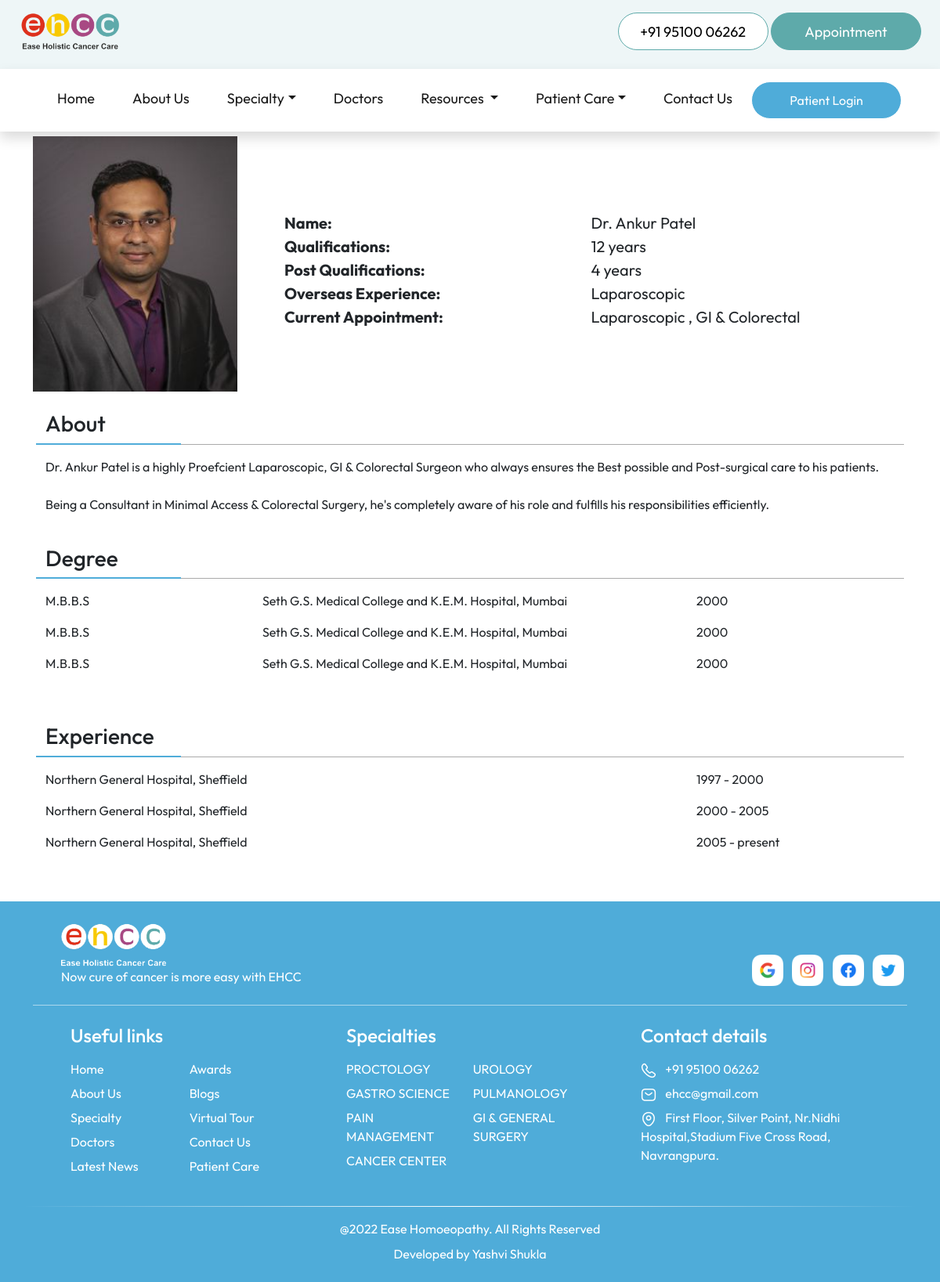
Screenshot of /doctorInfo/1/ with the database file from the repository.
### tables this page shows
CREATE TABLE "doctors" (
	"id"	INTEGER,
	"name"	TEXT,
	"current_appointment"	TEXT,
	"profile_image"	TEXT
);

CREATE TABLE "doctor_profile" (
	"id"	INTEGER,
	"qualification"	TEXT,
	"post_qualification"	TEXT,
	"overseas_qualification"	TEXT,
	"current_appointment"	TEXT,
	"about"	TEXT
);

CREATE TABLE "doctor_degree" (
	"id"	INTEGER,
	"degree"	TEXT,
	"institute"	INTEGER,
	"year"	INTEGER
);

CREATE TABLE "doctor_experience" (
	"id"	INTEGER,
	"organization"	INTEGER,
	"from_year"	INTEGER,
	"to_year"	TEXT
);

CREATE TABLE "social_links" (
	"social_name"	TEXT,
	"social_link"	TEXT
);

CREATE TABLE "specialty" (
	"id"	INTEGER,
	"name"	TEXT,
	"description"	TEXT
, "illustration"	TEXT);

### flask_app.py (the view)
@app.route('/doctorInfo/<string:id>/')
def doctorsInfo(id):
    database_connection = sqlite3.connect(database_location)
    database_cursor = database_connection.cursor()
    doctor_data = database_cursor.execute("SELECT * FROM doctors WHERE id = ?",(int(id),))
    doctor_data = doctor_data.fetchone()
    if doctor_data == None:
        return redirect(url_for('index'))
    doctor_profile = database_cursor.execute("SELECT * FROM doctor_profile WHERE id = ?",(int(id),))
    doctor_profile = doctor_profile.fetchone()
    temp = list(doctor_profile)
    temp[5] = temp[5].replace("\r","")
    temp[5] = temp[5].split("\n")
    doctor_profile = temp
    print(temp)
    doctor_degree = database_cursor.execute("SELECT * FROM doctor_degree WHERE id = ?",(int(id),))
    doctor_degree = doctor_degree.fetchall()
    doctor_experience = database_cursor.execute("SELECT * FROM doctor_experience WHERE id = ?",(int(id),))
    doctor_experience = doctor_experience.fetchall()
    database_connection.commit()
    database_connection.close()
    return render_template('doctorInfo.html',social_links=social_links, doctor_data=doctor_data, doctor_profile=doctor_profile, doctor_degree=doctor_degree, doctor_experience=doctor_experience,navbar_specialties=navbar_specialties, navbar_diseases=navbar_diseases)

### templates/doctorInfo.html (shortened to what this page needs)
<!DOCTYPE html>
<html lang="en">
<head>
  <link href="https://cdn.jsdelivr.net/npm/bootstrap@5.2.0/dist/css/bootstrap.min.css" rel="stylesheet"
 />
  <link rel="stylesheet" href="../../static/stylesheets/common.css" />
  <link rel="stylesheet" href="../../static/stylesheets/doctorInfo.css" />
</head>
<body>
  {% include 'navbar.html' %}
  <div class="container mt-4" id="hero">
    <div class="row align-items-md-center justify-content-center">
      <div class="col-md-3 col-11">
        <img src="{{doctor_data[3]}}" alt="doctor image" class="w-100" />
      </div>
      <div class="col-md-9 col-12 mt-3">
        <div class="row mx-md-4 mx-2" style="font-size: 20px;">
          <div class="col-md-6 col-12">
            <strong>Name:</strong>
          </div>
          <div class="col-md-6 col-12">{{doctor_data[1]}}</div>
          <div class="col-md-6 col-12">
            <strong>Qualifications:</strong>
          </div>
          <div class="col-md-6 col-12">{{doctor_profile[1]}}</div>
          <div class="col-md-6 col-12">
            <strong>Post Qualifications:</strong>
          </div>
          <div class="col-md-6 col-12">{{doctor_profile[2]}}</div>
          <div class="col-md-6 col-12">
            <strong>Overseas Experience:</strong>
          </div>
          <div class="col-md-6 col-12">{{doctor_profile[3]}}</div>
          <div class="col-md-6 col-12">
            <strong>Current Appointment:</strong>
          </div>
          <div class="col-md-6 col-12">{{doctor_profile[4]}}</div>
        </div>
      </div>
    </div>
  </div>
  <div class="container my-4 about_section">
    <div class="row px-3">
      <div class="col-2 underline1">
        <strong>
          <h3>About</h3>
        </strong>
      </div>
      <div class="col-10 underline2"></div>
      <div class="col-12">
        <p class="my-3">
          {% for i in doctor_profile[5] %}
          {{i}}
          <br>
          {% endfor %}
        </p>
      </div>
    </div>
  </div>
  <div class="container my-4 degree_section">
    <div class="row px-3">
      <div class="col-2 underline1">
        <strong>
          <h3>Degree</h3>
        </strong>
      </div>
      <div class="col-10 underline2"></div>
    </div>
    <div class="row px-3 my-3">
      {% for degree in doctor_degree %}
      <div class="col-md-3 col-12">{{degree[1]}}</div>
      <div class="col-md-6 col-12">
        {{degree[2]}}
      </div>
      <div class="col-md-3 col-12 mb-3">
        {{degree[3]}}
      </div>
      {% endfor %}
    </div>
  </div>
  <div class="container my-5 experience_section">
    <div class="row px-3">
      <div class="col-2 underline1">
        <strong>
          <h3>Experience</h3>
        </strong>
      </div>
      <div class="col-10 underline2"></div>
    </div>
    <div class="row my-3 px-3">
      {% for experience in doctor_experience %}
      <div class="col-md-9 col-12">{{experience[1]}}</div>
      <div class="col-md-3 col-12 mb-3 ">{{experience[2]}}&nbsp;-&nbsp;{{experience[3]}}</div>
      {% endfor %}
    </div>
  </div>
  {% include 'footer.html' %}
</body>
</html>

### templates/footer.html (shortened to what this page needs)
<div class="footer">
    <div class="container">
        <div class="row align-items-end">
            <div class="col-md-8 px-md-5 mt-4 mb-3">
                <img src="../../static/images/logo/footer_logo.png" alt="Hospital logo" height="60" />
                <p class="text-white mb-0">
                    Now cure of cancer is more easy with EHCC
                </p>
            </div>
            <div class="col-md-4 pt-4 mb-3 text-md-end">
                {% for social in social_links %}
                <a href="{{social[1]}}">
                    <img src="../../static/images/logo/{{social[0]}}_icon.png" alt="{{social[0]}} logo"
                        class="img-fluid mx-1" style="height: 40px; width: auto;" />
                </a>
                {% endfor %}
            </div>
        </div>
        <div class="footer_line mt-2"></div>
        <div class="row text-white pt-4 ps-md-5 footer_links align-items-start">
            <div class="col-md-4 col-sm-6 mb-4">
                <h4 class="mb-3">Useful links</h4>
                <div class="row">
                    <div class="col-xl-5 col-sm-12 col-6">
                        <a href="/">
                            <p>Home</p>
                        </a>
                        <a href="/about/">
                            <p>About Us</p>
                        </a>
                        <a href="/specialty/">
                            <p>Specialty</p>
                        </a>
                        <a href="/doctors/">
                            <p>Doctors</p>
                        </a>
                        <a href="/news/">
                            <p>Latest News</p>
                        </a>
                    </div>
                    <div class="col-xl-5 col-sm-12 col-6">
                        <a href="/awards/">
                            <p>Awards</p>
                        </a>
                        <a href="/blogs/">
                            <p>Blogs</p>
                        </a>
                        <a href="/virtualTour/">
                            <p>Virtual Tour</p>
                        </a>
                        <a href="/contact/">
                            <p>Contact Us</p>
                        </a>
                        <a href="#">
                            <p>Patient Care</p>
                        </a>
                    </div>
                </div>
            </div>
            <div class="col-md-4 col-sm-6 mb-4 g-md-0">
                <h4 class="mb-3">
                    <a href="/specialty/">
                        Specialties
                    </a>
                </h4>
                <div class="row">
                    <div class="col-xl-5 col-sm-12 col-6">
                        {% for i in range (0,navbar_specialties|length) %}
                        <a href="/diseases/{{navbar_specialties[i][0]}}/">
                            <p>
                                {{ navbar_specialties[i][1] }}
                            </p>
                        </a>
                        {% endfor %}
                    </div>
                    {% if navbar_specialties|length > 4 %}
                    <div class="col-xl-5 col-sm-12 col-6">
                        {% for i in range (4,navbar_specialties|length) %}
                        <a href="/diseases/{{navbar_specialties[i][0]}}/">
                            <p>
                                {{ navbar_specialties[i][1] }}
                            </p>
                        </a>
                        {% endfor %}
                    </div>
                    {% endif %}
                </div>
            </div>
            <div class="col-md-4 col-sm-12">
                <h4 class="mb-3">Contact details</h4>
                <p>
                    <a href="tel:919510006262">
                        <img src="../../static/images/logo/footercall_icon.png" alt="call logo" />
                        <span class="ps-2">+91 95100 06262</span>
                    </a>
                </p>
                <p>
                    <a href="mailto:ehcc@gmail.com">
                        <img src="../../static/images/logo/mail_icon.png" alt="mail icon" />
                        <span class="ps-2">ehcc@gmail.com</span>
                    </a>
                </p>
                <p>
                    <a href="https://goo.gl/maps/SUXSNEnxhgQroknp9" target="_blank">
                        <img src="../../static/images/logo/location_icon.png" alt="location icon" />
                        <span class="ps-2">
                            First Floor, Silver Point, Nr.Nidhi Hospital,Stadium Five Cross Road, Navrangpura.
                        </span>
                    </a>
                </p>
            </div>
        </div>
        <div class="row my-2">
            <div class="footer_line_2"></div>
        </div>
        <div class="row text-white">
            <div class="py-2 text-center">
                @2022 Ease Homoeopathy. All Rights Reserved
            </div>
            <div class="text-center">
                Developed by <a href="" class="footer_credit">Yashvi Shukla</a></br></br>
            </div>
        </div>
    </div>
</div>

### static/stylesheets/common.css (style rules this page uses)
html, body { overflow-x: hidden; }
body { margin-top: 150px; }
* { margin: 0; padding: 0; box-sizing: border-box; font-family: "Outfit", sans-serif; }
:root { --nav-color: #EEF6F7; --primary-color: #5eaaaa; --heading-color: #4facd9; --section-background-color: #cae6f4; --contact-background-color: #284f4f; }
a { color: unset; text-decoration: none; cursor: pointer; }
.footer { background-color: var(--heading-color); }
.footer_line { height: 1px; background-color: rgba(255, 255, 255, 0.521); }
.footer_line_2 { height: 1px; background: linear-gradient(to right, rgba(40, 79, 79, 0) 0%, white 50%, rgba(40, 79, 79, 0) 100%); }
.footer_credit { text-decoration: none; color: white; }
.footer_links p { margin-bottom: 7px !important; cursor: pointer; }

### static/stylesheets/doctorInfo.css (style rules this page uses)
.underline1 { border-bottom: 2px solid #4facd9; }
.underline2 { border-bottom: 1px solid #aaaaaa; }

### rows the page displays
doctors: profile_image (picture), name "Dr. Ankur Patel"
doctor_profile: qualification "12 years", post_qualification "4 years", overseas_qualification "Laparoscopic", current_appointment "Laparoscopic , GI & Colorectal"
doctor_degree: degree "M.B.B.S", institute "Seth G.S. Medical College and K.E.M. Hospital, Mumbai", year "2000"
doctor_degree: degree "M.B.B.S", institute "Seth G.S. Medical College and K.E.M. Hospital, Mumbai", year "2000"
doctor_degree: degree "M.B.B.S", institute "Seth G.S. Medical College and K.E.M. Hospital, Mumbai", year "2000"
doctor_experience: organization "Northern General Hospital, Sheffield", from_year "1997", to_year "2000"
doctor_experience: organization "Northern General Hospital, Sheffield", from_year "2000", to_year "2005"
doctor_experience: organization "Northern General Hospital, Sheffield", from_year "2005", to_year "present"
social_links: social_name (picture)
social_links: social_name (picture)
social_links: social_name (picture)
social_links: social_name (picture)
specialty: name "PROCTOLOGY"
specialty: name "GASTRO SCIENCE"
specialty: name "PAIN MANAGEMENT"
specialty: name "CANCER CENTER"
specialty: name "UROLOGY"
specialty: name "PULMANOLOGY"
specialty: name "GI & GENERAL SURGERY"

### other values shown
{{ i }} "Dr. Ankur Patel is a highly Proefcient Laparoscopic, GI & Colorectal Surgeon who always ensures the Best possible and Post-surgical care to his patients." "Being a Consultant in Minimal Access & Colorectal Surgery, he's completely aware of his role and fulfills his responsibilities efficiently."
